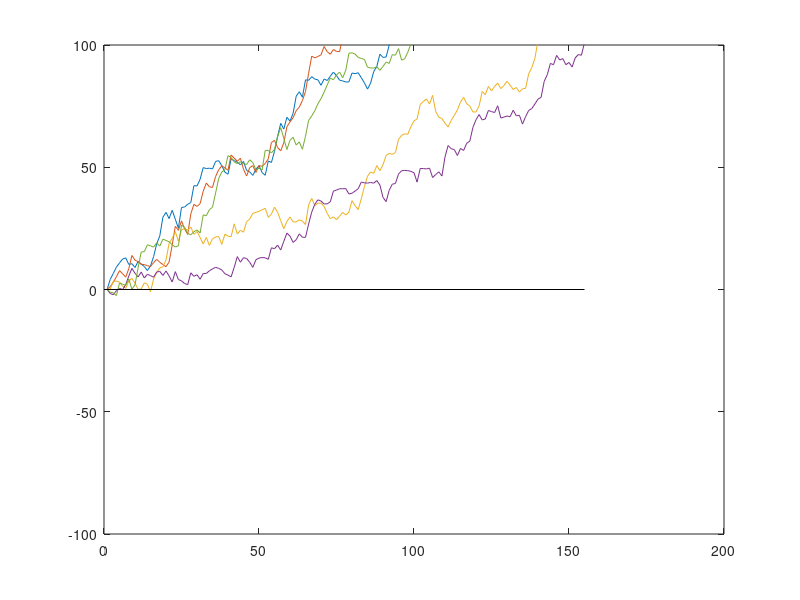

MATLAB code for this plot:
N=5;
uB= 100;
lB=-100;
uBias=3;
lBias=2;
subtract=3;
DV=0;
lambda=1000000;
mu=.2;
sigma=1;
%sequential

tt=zeros(N,1);
for i = 1:N
    eT=0;
    eC=0;
    t=1;
    while true
        t=t+1;
        eT(t)=normrnd(mu,sigma,1);

        if eT(t)>0
            eT(t)=eT(t)*uBias;
        else
            eT(t)=eT(t)*lBias;
        end

        if lambda ==0
            eC(t)=eC(t-1)-subtract+eT(t);
        else
            eC(t)=eC(t-1)*2^(-t/lambda)+eT(t);
        end
        if eC(t)>=uB || eC(t)<=lB; break; end
    end
    tt(i)=t;
    plot(1:t,eC);hold on
    plot([0 t],[0 0],'k')
    ylim([lB, uB])
end
hold off

